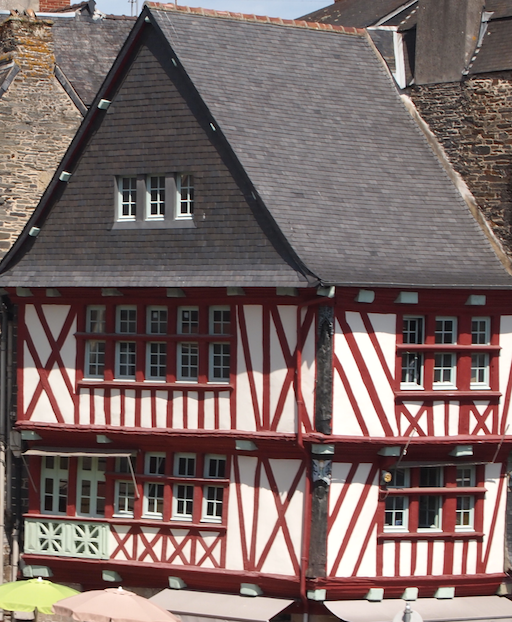
#> input picture python/edgeDetection/Morlaix.png, 512 x 622 px
$ python edgeDetection.py
#> lines starting #> are read from the running program, lines starting #| are printed output that depends on the picture
import cv2

# Read the original image
img = cv2.imread('Morlaix.png',flags=0)
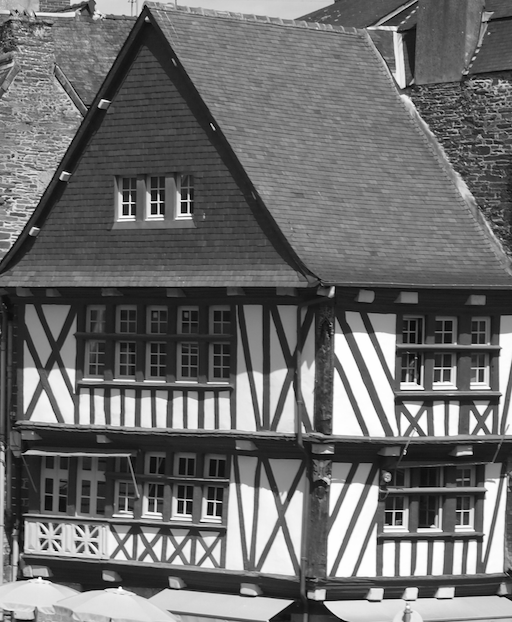
#> img: shape (622, 512); min 0, max 255, mean 109.1
# Blur the image for better edge detection
img_blur = cv2.GaussianBlur(img,(3,3), sigmaX=0, sigmaY=0)

# Canny Edge Detection
edges = cv2.Canny(image=img_blur, threshold1=100, threshold2=200)
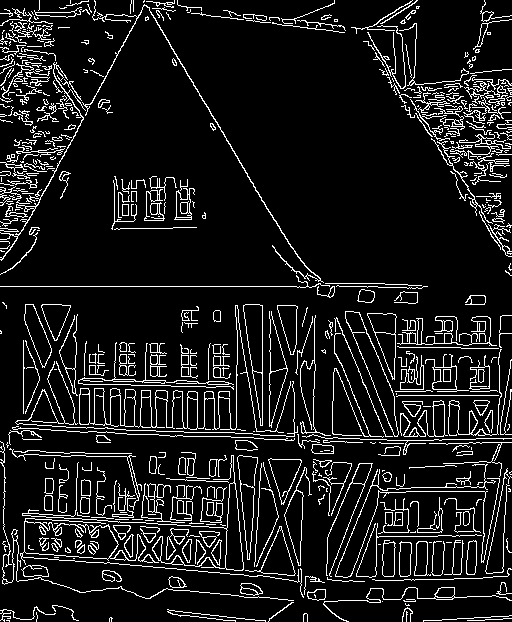
#> edges: shape (622, 512); 10.2% white in thin lines or dots

# Display Canny Edge Detection Image
cv2.imshow('Canny Edge Detection', edges)
cv2.waitKey(0)

$ run again, with python/edgeDetection/Piree.png copied over python/edgeDetection/Morlaix.png
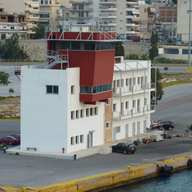
#> input picture python/edgeDetection/Piree.png, 192 x 192 px
#> `img_blur = cv2.GaussianBlur(img,(3,3), sigmaX=0, sigmaY=0)`:
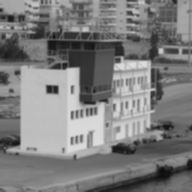
#> img_blur: shape (192, 192); min 13, max 220, mean 125
#> `edges = cv2.Canny(image=img_blur, threshold1=100, threshold2=200)`:
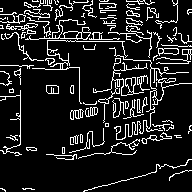
#> edges: shape (192, 192); 12.5% white in thin lines or dots

$ run again, with python/edgeDetection/chaises.png copied over python/edgeDetection/Morlaix.png
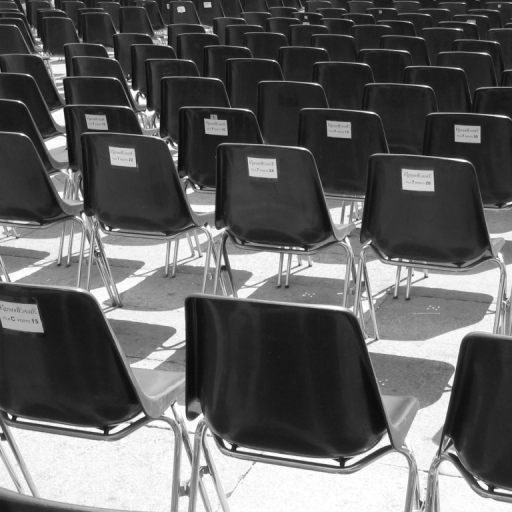
#> input picture python/edgeDetection/chaises.png, 512 x 512 px
#> img is the input picture: shape (512, 512); min 10, max 255, mean 96.7
#> `edges = cv2.Canny(image=img_blur, threshold1=100, threshold2=200)`:
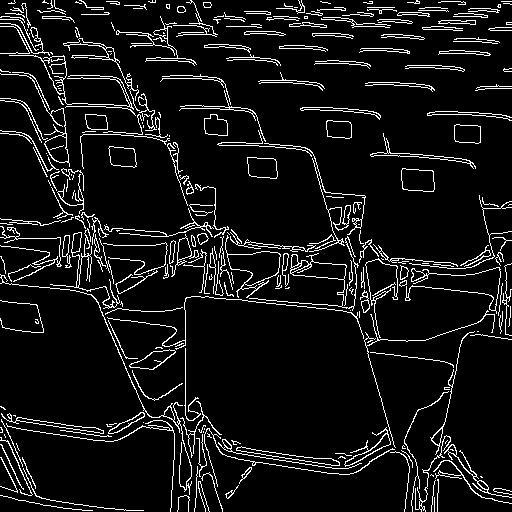
#> edges: shape (512, 512); 8% white in thin lines or dots
